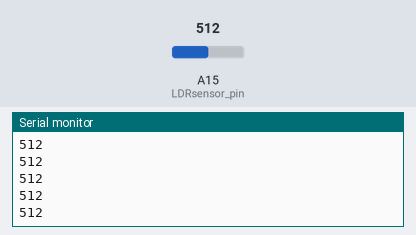
Bench run of a sketch on a simulated Arduino Mega 2560, built with avr-gcc and run on an emulated ATmega2560. Shown: the last lines printed to the serial monitor. Inputs (shaded band) come from the test bench; at power-on: A15 (LDRsensor_pin) = 512.

Above: at 1.2 s.
1.3 s: A15 (LDRsensor_pin) set to 716
At 2.4 s:
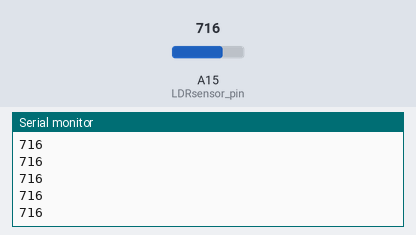
2.8 s: A15 (LDRsensor_pin) set to 900
At 3.4 s:
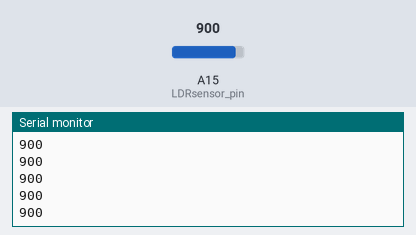
Timing chart, 0 to 5.8 s (numbered marks = the images above; inputs shaded):
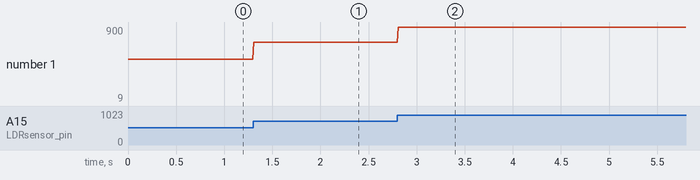

The sketch:

LDR_light_sensor_test.ino
```cpp
/*
  BRC MEGA 2560 shield LDR light sensor serial
  Byala Robots Club
  author: A.Anchev
*/

#define LDRsensor_pin A15

// =============== SETUP =============
void setup() {
  Serial.begin(9600);
}

// ============== LOOP ==============
void loop() {
  int sensorValue = analogRead(LDRsensor_pin);
  Serial.println(sensorValue);
  delay(7);
}
```

Measured:
- after the input at 1.3 s, the serial monitor: prints a new line at once (image 1)
- after the input at 2.8 s, the serial monitor: prints a new line at once (image 2)
- plotted number 1: 512 → 716 after the input at 1.3 s, 716 → 9 after the input at 2.8 s
